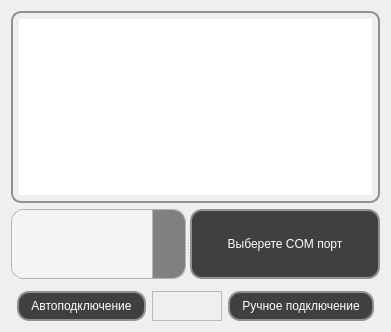
         <widget class="QWidget" name="page">
          <property name="styleSheet">
           <string notr="true">/* ===== QComboBox: полный стиль без ресурсов ===== */
QFrame#qt_combo_box_popup {
    background: transparent;   /* ← фон полностью “дырявый” */
    border: none;
    border-radius: 12px;
}


/* ───────── вертикальный скроллбар внутри выпадающего списка ─────────── */
QComboBox QAbstractItemView QScrollBar:vertical {
    width: 12px;               /* толщина всей полосы прокрутки          */
    margin: 0px 0px 0px 0;     /* лёгкий отступ от правой грани списка   */
    background: #ffffff;   /* ← убираем фон самой полосы             */
    border: none;              /* и рамку, которую Qt рисует по умолчанию*/
}

/* track (колея). Делаем её невидимой — остаётся «пустое место» */
QComboBox QAbstractItemView QScrollBar::groove:vertical {
    background: #ffffff;   /* никакого цвета                         */
    border: none;
    margin: 0;                 /* важно! убирает внутренние «поля» Qt    */
}

/* пустые участки над и под ползунком — тоже в ноль */
QComboBox QAbstractItemView QScrollBar::add-page:vertical,
QComboBox QAbstractItemView QScrollBar::sub-page:vertical {
    background: #ffffff;
    border: none;
}

/* сам ползунок («овал») -------------------------------------------------*/
QComboBox QAbstractItemView QScrollBar::handle:vertical {
    background: #808080;       /* цвет «таблетки»                        */
    border-radius: 999px;        /* скругляем края по полной               */
    min-height: 24px;          /* чтобы не исчезал при маленьком контенте*/
    margin: 2px;               /* зазор от границ бара                   */
}

QComboBox QAbstractItemView QScrollBar::sub-line:vertical,   /* верхняя  */
QComboBox QAbstractItemView QScrollBar::add-line:vertical {  /* нижняя   */
    height: 0px;                /* убираем видимую часть      */
    width:  0px;
    border: none;
    background: #ffffff;
    subcontrol-origin: margin;  /* чтобы не занимали место    */
}

/* ── если вдруг появится горизонтальный скроллбар ─────────────────────*/
QComboBox QAbstractItemView QScrollBar::sub-line:horizontal, /* левая    */
QComboBox QAbstractItemView QScrollBar::add-line:horizontal { /* правая  */
    width:  0px;
    height: 0px;
    border: none;
    background: #ffffff;
    subcontrol-origin: margin;
}

/* ОСНОВНОЕ ПОЛЕ -----------------------------------------------------------*/
QComboBox {
    border: 1px solid #b4b4b4;
    border-radius: 12px;
    padding: 4px 40px 4px 12px;   /* место под стрелку справа */
    background: #f4f4f4;
    min-height: 60px;             /* чтобы не сплющивался */
combobox-popup: 0;   
}

/* КНОПКА ВЫПАДАНИЯ (правый сегмент) --------------------------------------*/
QComboBox::drop-down {
    subcontrol-origin: padding;
    subcontrol-position: top right;
    width: 32px;
    border-left: 1px solid #b4b4b4;
    border-top-right-radius: 12px;
    border-bottom-right-radius: 12px;
    background: #e2e2e2;
}

QComboBox::drop-down { 
    background: #808080;   /* временно! */
}

/* СТРЕЛКА ----------------------------------------------------------------*/
QComboBox::down-arrow {
image: url(&quot;:/icon/arrow_drop_down_24dp_E3E3E3_FILL0_wght400_GRAD0_opsz24.png&quot;);
    width: 24px;      /* подгони под реальный размер PNG */
    height: 24px;
    margin: 0 auto;   /* по центру кнопки drop‑down */
    border: none;     /* глушим всякие старые границы */
}

/* Поворот при раскрытии --------------------------------------------------*/
QComboBox::down-arrow:on {
    transform: rotate(180deg);
}





/* ХОВЕР/ФОКУС -------------------------------------------------------------*/
QComboBox:hover { background: #f9f9f9; }

QComboBox:focus {
    border: 1px solid #7aa9ff;
    outline: none;
}

/* ВЫПАДАЮЩИЙ СПИСОК -----------------------------------------------------*/
QComboBox QAbstractItemView {
    /* тот же радиус, что у поля */
    border: 1px solid #c8c8c8;
    border-radius: 12px;
    padding: 4px;                       /* лёгкий «отступ-рамка» внутри */
    background: #FFFFFF;

    /* отключаем стандартный dotted focus-rectangle */
    outline: 0;                         /* Qt &gt;5.12 понимает outline */
    /* если outline не работает в вашей версии:
       border: none; */
}


QComboBox QAbstractItemView::viewport {
    border-radius: 8px;
    background: transparent;
}

/* строки внутри списка */
QComboBox QAbstractItemView::item {
    padding: 6px 12px;
    border-radius: 6px;                 /* лёгкое скругление hover/selected */
}

/* подсветка наведения  */
QComboBox QAbstractItemView::item:hover {
    background: #f0f0f0;
}

/* выбранный элемент (без пунктира!) */
QComboBox QAbstractItemView::item:selected {
    background: #2d97ff;                /* пример активного цвета */
    color: #ffffff;
    outline: 0;                         /* страховка */
    /* или border: none;  -&gt; если outline не поддерживается */
}

/* Оформление текста и рамки для QLabel и QTextBrowser */
QLabel,
QTextBrowser {
    color: white;                    /* цвет шрифта */
    border-radius: 10px;             /* скругление углов рамки */
    padding: 6px;                    /* внутренние отступы */
border: 2px solid #909090; 
}


/* Нормальное состояние */
QPushButton {
    background-color: #404040;        /* заливка */
    color: white;                     /* цвет текста */
    border: 2px solid #909090;        /* толщина и цвет обводки */
    border-radius: 12px;              /* радиус скругления */
    padding: 6px 12px;                /* «воздух» внутри */
}

/* Курсор наведён */
QPushButton:hover {
    background-color: #505050;
    border-color: #707070;
}

/* Кнопка нажата (удерживается) */
QPushButton:pressed {
    background-color: #909090;
    border-color: #909090;
}

/* QLabel или QTextBrowser */
QLabel, QTextBrowser {
    border: 2px solid #909090;   /* толщина и цвет */
    border-radius: 10px;         /* скругление */
    padding: 6px;                /* внутренние отступы */
    color: white;              /* цвет шрифта */
}

/* ===== QSpinBox — стиль под QComboBox (каждый параметр подписан) ===== */

/* ОСНОВНОЕ ПОЛЕ ---------------------------------------------------------*/
QSpinBox {
    border: 1px solid #b4b4b4;                 /* внешняя рамка виджета        */
    border-radius: 12px;                       /* скругление всех углов        */

    padding-left: 12px;                        /* отступ текста слева          */
    padding-right: 40px;                       /* резерв под блок стрелок      */
    background: #f4f4f4;                       /* фон поля ввода               */
    min-height: 60px;                          /* минимальная высота контрола  */
    color: black;                              /* цвет введённого текста       */

    outline: none;                             /* убираем стандартный пунктиp  */
}

/* БЛОК СТРЕЛОК ----------------------------------------------------------*/
/* общие параметры для обеих половинок блока */
QSpinBox::up-button,
QSpinBox::down-button {
    subcontrol-origin: padding;                /* координаты от padding-box    */
    width: 32px;                               /* ширина сегмента со стрелками */
    border-left: 1px solid #b4b4b4;            /* линия-разделитель слева      */
    background: #808080;                       /* фон блока стрелок            */
}

/* ↓ нижняя половина блока стрелок --------------------------------------*/
QSpinBox::down-button {
    subcontrol-position: bottom right;         /* привязка к правому-нижнему   */
    height: 30%;                               /* занимаем оставшиеся 50 %     */
    border-bottom-right-radius: 12px;          /* скругляем ТОЛЬКО низ-прав.   */
}


/* ↑ верхняя половина блока стрелок -------------------------------------*/
QSpinBox::up-button {
    subcontrol-position: top right;            /* привязка к правому-верхнему  */
    height: 30%;                               /* занимаем ровно половину выс. */
    border-top-right-radius: 12px;             /* скругляем ТОЛЬКО верх-прав.  */
}

/* визуальный отклик при нажатии ----------------------------------------*/
QSpinBox::up-button:pressed,
QSpinBox::down-button:pressed {
    background: #6d6d6d;                       /* затемняем фон на время клика */
}

/* СТРЕЛКИ (иконки) ------------------------------------------------------*/
QSpinBox::up-arrow {
    image: url(&quot;:/icon/arrow_drop_up_24dp_E3E3E3_FILL0_wght400_GRAD0_opsz24.png&quot;); /* PNG/SVG ↓ */
    width: 24px; height: 24px;                 /* габариты иконки              */
    margin: 0 auto;                            /* центрируем в блоке           */
	transform: rotate(180deg);
}

QSpinBox::down-arrow {
    image: url(&quot;:/icon/arrow_drop_down_24dp_E3E3E3_FILL0_wght400_GRAD0_opsz24.png&quot;); /* PNG/SVG ↓ */
    width: 24px; height: 24px;                 /* габариты иконки              */
    margin: 0 auto;                            /* центрируем в блоке           */
}


/* отключаем кнопки и иконки при достижении min/max ---------------------*/
QSpinBox::up-button:disabled,
QSpinBox::down-button:disabled {
    background: #c8c8c8;                       /* тусклый фон — кнопка неактив */
}

QSpinBox::up-arrow:disabled,
QSpinBox::down-arrow:disabled {
    image: none;                               /* прячем иконку у неактивной   */
}

/* ХОВЕР / ФОКУС ---------------------------------------------------------*/
QSpinBox:hover  { background: #f9f9f9; }       /* лёгкое высветление при ховере*/
QSpinBox:focus  { border: 1px solid #7aa9ff; } /* синяя рамка при фокусе       */

/* ОТКЛЮЧЁННОЕ СОСТОЯНИЕ -------------------------------------------------*/
QSpinBox:disabled {
    color: #8f8f8f;                            /* приглушаем текст             */
    background: #e0e0e0;                       /* и фон всего виджета          */
}

</string>
          </property>
          <layout class="QGridLayout" name="gridLayout_9">
           <item row="0" column="0">
            <layout class="QVBoxLayout" name="verticalLayout">
             <item>
              <widget class="QTextBrowser" name="textBrowser">
               <property name="sizePolicy">
                <sizepolicy hsizetype="Preferred" vsizetype="Preferred">
                 <horstretch>0</horstretch>
                 <verstretch>0</verstretch>
                </sizepolicy>
               </property>
               <property name="html">
                <string>&lt;!DOCTYPE HTML PUBLIC &quot;-//W3C//DTD HTML 4.0//EN&quot; &quot;http://www.w3.org/TR/REC-html40/strict.dtd&quot;&gt;
&lt;html&gt;&lt;head&gt;&lt;meta name=&quot;qrichtext&quot; content=&quot;1&quot; /&gt;&lt;meta charset=&quot;utf-8&quot; /&gt;&lt;style type=&quot;text/css&quot;&gt;
p, li { white-space: pre-wrap; }
hr { height: 1px; border-width: 0; }
li.unchecked::marker { content: &quot;\2610&quot;; }
li.checked::marker { content: &quot;\2612&quot;; }
&lt;/style&gt;&lt;/head&gt;&lt;body style=&quot; font-family:'Noto Sans SC'; font-size:9pt; font-weight:400; font-style:normal;&quot;&gt;
&lt;p align=&quot;center&quot; style=&quot; margin-top:0px; margin-bottom:0px; margin-left:0px; margin-right:0px; -qt-block-indent:0; text-indent:0px;&quot;&gt;&lt;span style=&quot; font-size:18pt;&quot;&gt;Выберете способ подключения УМВХ&lt;/span&gt;&lt;/p&gt;&lt;/body&gt;&lt;/html&gt;</string>
               </property>
              </widget>
             </item>
             <item>
              <widget class="QSplitter" name="splitter">
               <property name="layoutDirection">
                <enum>Qt::LayoutDirection::LeftToRight</enum>
               </property>
               <property name="orientation">
                <enum>Qt::Orientation::Horizontal</enum>
               </property>
               <widget class="QComboBox" name="comboBox_11">
                <property name="layoutDirection">
                 <enum>Qt::LayoutDirection::LeftToRight</enum>
                </property>
               </widget>
               <widget class="QPushButton" name="pushButton_6">
                <property name="enabled">
                 <bool>false</bool>
                </property>
                <property name="sizePolicy">
                 <sizepolicy hsizetype="Minimum" vsizetype="Preferred">
                  <horstretch>0</horstretch>
                  <verstretch>0</verstretch>
                 </sizepolicy>
                </property>
                <property name="text">
                 <string>Выберете COM порт</string>
                </property>
               </widget>
              </widget>
             </item>
             <item>
              <widget class="QFrame" name="frame_2">
               <property name="frameShape">
                <enum>QFrame::Shape::StyledPanel</enum>
               </property>
               <property name="frameShadow">
                <enum>QFrame::Shadow::Raised</enum>
               </property>
              </widget>
             </item>
             <item>
              <layout class="QHBoxLayout" name="horizontalLayout">
               <item>
                <widget class="QFrame" name="frame_5">
                 <property name="frameShape">
                  <enum>QFrame::Shape::StyledPanel</enum>
                 </property>
                 <property name="frameShadow">
                  <enum>QFrame::Shadow::Raised</enum>
                 </property>
                </widget>
               </item>
               <item>
                <widget class="QPushButton" name="pushButton">
                 <property name="sizePolicy">
                  <sizepolicy hsizetype="Minimum" vsizetype="Preferred">
                   <horstretch>0</horstretch>
                   <verstretch>0</verstretch>
                  </sizepolicy>
                 </property>
                 <property name="minimumSize">
                  <size>
                   <width>0</width>
                   <height>4</height>
                  </size>
                 </property>
                 <property name="maximumSize">
                  <size>
                   <width>200</width>
                   <height>70</height>
                  </size>
                 </property>
                 <property name="text">
                  <string>Автоподключение</string>
                 </property>
                </widget>
               </item>
               <item>
                <widget class="QFrame" name="frame_3">
                 <property name="minimumSize">
                  <size>
                   <width>70</width>
                   <height>0</height>
                  </size>
                 </property>
                 <property name="frameShape">
                  <enum>QFrame::Shape::StyledPanel</enum>
                 </property>
                 <property name="frameShadow">
                  <enum>QFrame::Shadow::Raised</enum>
                 </property>
                </widget>
               </item>
               <item>
                <widget class="QPushButton" name="pushButton_2">
                 <property name="sizePolicy">
                  <sizepolicy hsizetype="Minimum" vsizetype="Preferred">
                   <horstretch>0</horstretch>
                   <verstretch>0</verstretch>
                  </sizepolicy>
                 </property>
                 <property name="minimumSize">
                  <size>
                   <width>0</width>
                   <height>0</height>
                  </size>
                 </property>
                 <property name="maximumSize">
                  <size>
                   <width>200</width>
                   <height>70</height>
                  </size>
                 </property>
                 <property name="text">
                  <string>Ручное подключение</string>
                 </property>
                </widget>
               </item>
               <item>
                <widget class="QFrame" name="frame_4">
                 <property name="frameShape">
                  <enum>QFrame::Shape::StyledPanel</enum>
                 </property>
                 <property name="frameShadow">
                  <enum>QFrame::Shadow::Raised</enum>
                 </property>
                </widget>
               </item>
              </layout>
             </item>
            </layout>
           </item>
          </layout>
         </widget>
